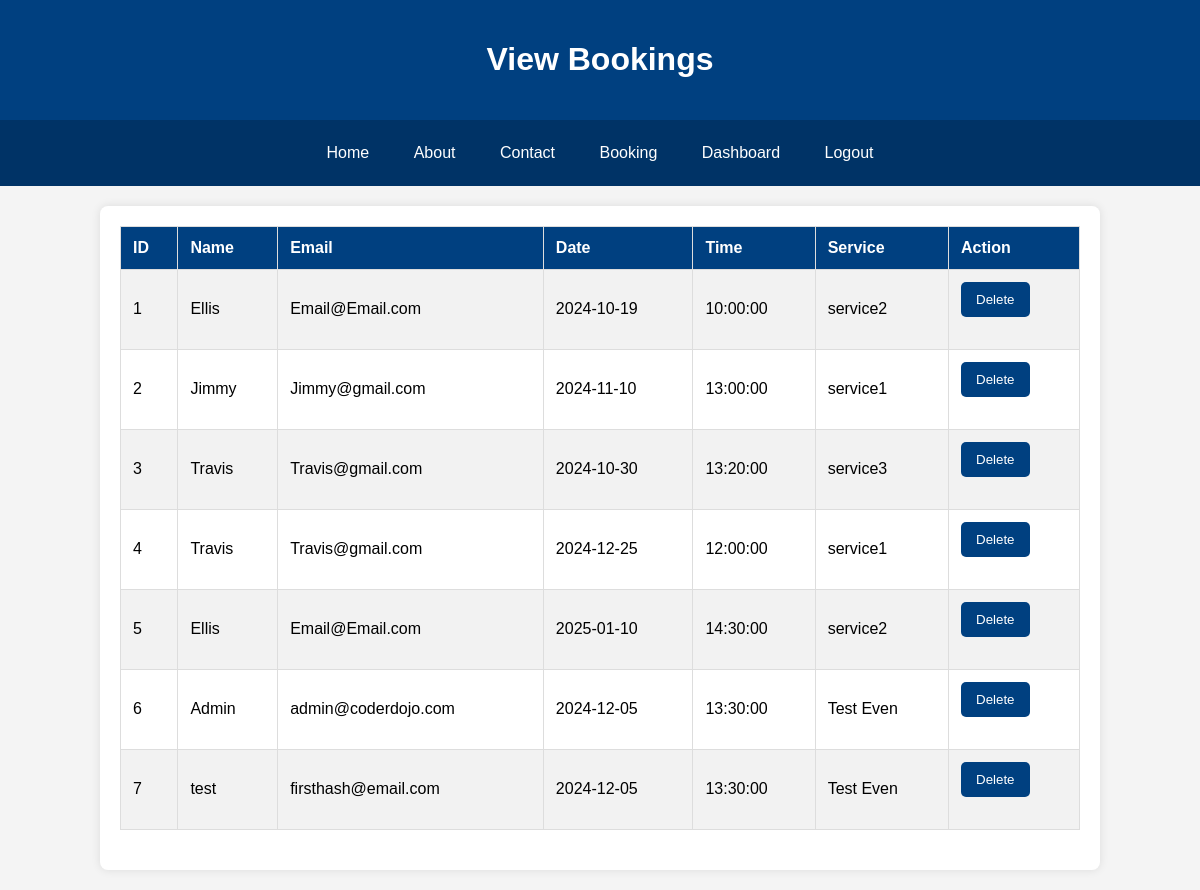
Before: /view_bookings (signed in) with the older database file.
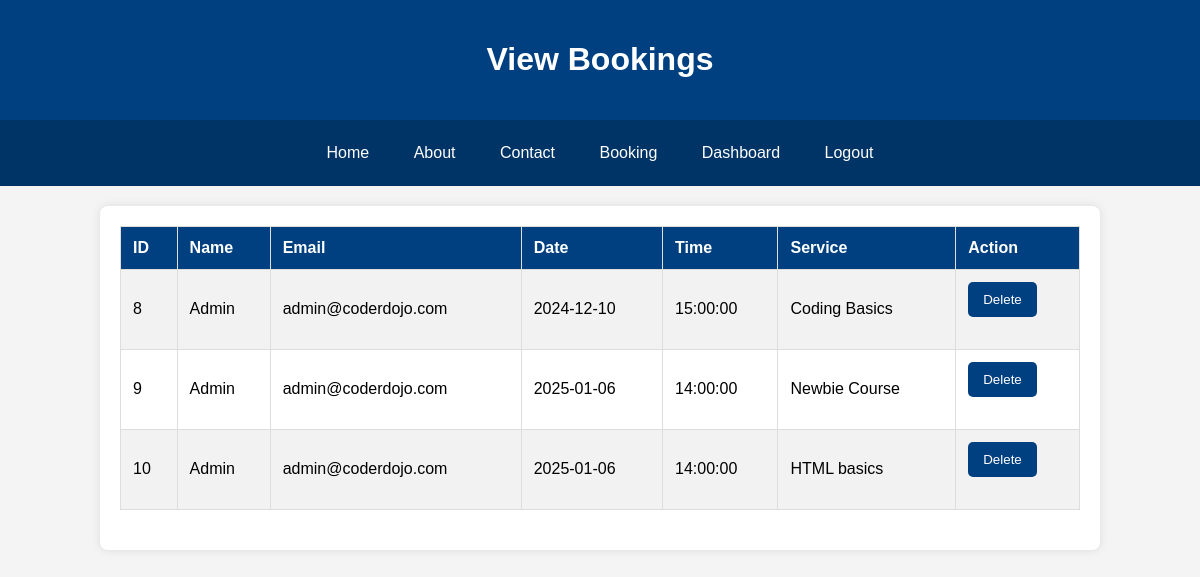
After: the same page with the newer database file.
### app.py (models this page shows, shortened)
class Booking(db.Model):
    id = db.Column(db.Integer, primary_key=True)
    user_id = db.Column(db.Integer, db.ForeignKey('login.id'), nullable=False)
    name = db.Column(db.String(100), nullable=False)
    email = db.Column(db.String(120), nullable=False)
    date = db.Column(db.Date, nullable=False)
    time = db.Column(db.Time, nullable=False)
    service = db.Column(db.String(100), nullable=False)

### app.py (the view)
@app.route('/view_bookings')
@login_required
def view_bookings():
    if not current_user.email == 'admin@coderdojo.com':
        return redirect(url_for('home'))
    bookings = Booking.query.all()
    return render_template('view_bookings.html', bookings=bookings)

### app.py (called while the page is built)
@login_manager.user_loader
def load_user(user_id):
    return Login.query.get(int(user_id))

### templates/view_bookings.html (shortened to what this page needs)
<!DOCTYPE html>
<html lang="en">
<head>
    <link rel="stylesheet" type="text/css" href="{{ url_for('static', filename='admin.css') }}">
</head>
<body>
    <header>
        <h1>View Bookings</h1>
    </header>
    <div class="navbar">
        <a href="{{ url_for('home') }}">Home</a>
        <a href="{{ url_for('about') }}">About</a>
        <a href="{{ url_for('contact') }}">Contact</a>
        <a href="{{ url_for('booking') }}">Booking</a>
        <a href="{{ url_for('admin_dashboard') }}">Dashboard</a>
        <a href="{{ url_for('logout') }}">Logout</a>
    </div>
    <div class="container">
        <table>
            <tr>
                <th>ID</th>
                <th>Name</th>
                <th>Email</th>
                <th>Date</th>
                <th>Time</th>
                <th>Service</th>
                <th>Action</th>
            </tr>
            {% for booking in bookings %}
            <tr>
                <td>{{ booking.id }}</td>
                <td>{{ booking.name }}</td>
                <td>{{ booking.email }}</td>
                <td>{{ booking.date }}</td>
                <td>{{ booking.time }}</td>
                <td>{{ booking.service }}</td>
                <td>
                    <form action="{{ url_for('delete_booking', booking_id=booking.id) }}" method="post">
                        <button type="submit">Delete</button>
                    </form>
                </td>
            </tr>
            {% endfor %}
        </table>
    </div>
</body>
</html>

### static/admin.css (style rules this page uses)
body { font-family: Arial, sans-serif; background-color: #f4f4f4; margin: 0; padding: 0; }
header { background-color: #004080; color: white; padding: 20px; text-align: center; }
.navbar { background-color: #003366; overflow: hidden; text-align: center; padding: 10px 0; }
.navbar a { color: white; text-align: center; padding: 14px 20px; text-decoration: none; display: inline-block; }
.container { width: 80%; margin: 20px auto; background-color: white; padding: 20px; box-shadow: 0 0 10px rgba(0, 0, 0, 0.1); border-radius: 8px; }
table { width: 100%; border-collapse: collapse; margin-bottom: 20px; }
table, th, td { border: 1px solid #ddd; }
th, td { padding: 12px; text-align: left; }
th { background-color: #004080; color: white; }
tr:nth-child(even) { background-color: #f2f2f2; }
button { background-color: #004080; color: white; padding: 10px 15px; border: none; border-radius: 5px; cursor: pointer; }
form { margin-bottom: 20px; }

Changed rows visible on the page:
removed Booking: id "1", name "Ellis", email "Email@Email.com", date "2024-10-19", time "10:00:00", service "service2"
removed Booking: id "2", name "Jimmy", email "Jimmy@gmail.com", date "2024-11-10", time "13:00:00", service "service1"
removed Booking: id "3", name "Travis", email "Travis@gmail.com", date "2024-10-30", time "13:20:00", service "service3"
removed Booking: id "4", name "Travis", email "Travis@gmail.com", date "2024-12-25", time "12:00:00", service "service1"
removed Booking: id "5", name "Ellis", email "Email@Email.com", date "2025-01-10", time "14:30:00", service "service2"
removed Booking: id "6", name "Admin", email "admin@coderdojo.com", date "2024-12-05", time "13:30:00", service "Test Even"
removed Booking: id "7", name "test", email "firsthash@email.com", date "2024-12-05", time "13:30:00", service "Test Even"
added Booking: id "8", name "Admin", email "admin@coderdojo.com", date "2024-12-10", time "15:00:00", service "Coding Basics"
added Booking: id "9", name "Admin", email "admin@coderdojo.com", date "2025-01-06", time "14:00:00", service "Newbie Course"
added Booking: id "10", name "Admin", email "admin@coderdojo.com", date "2025-01-06", time "14:00:00", service "HTML basics"
